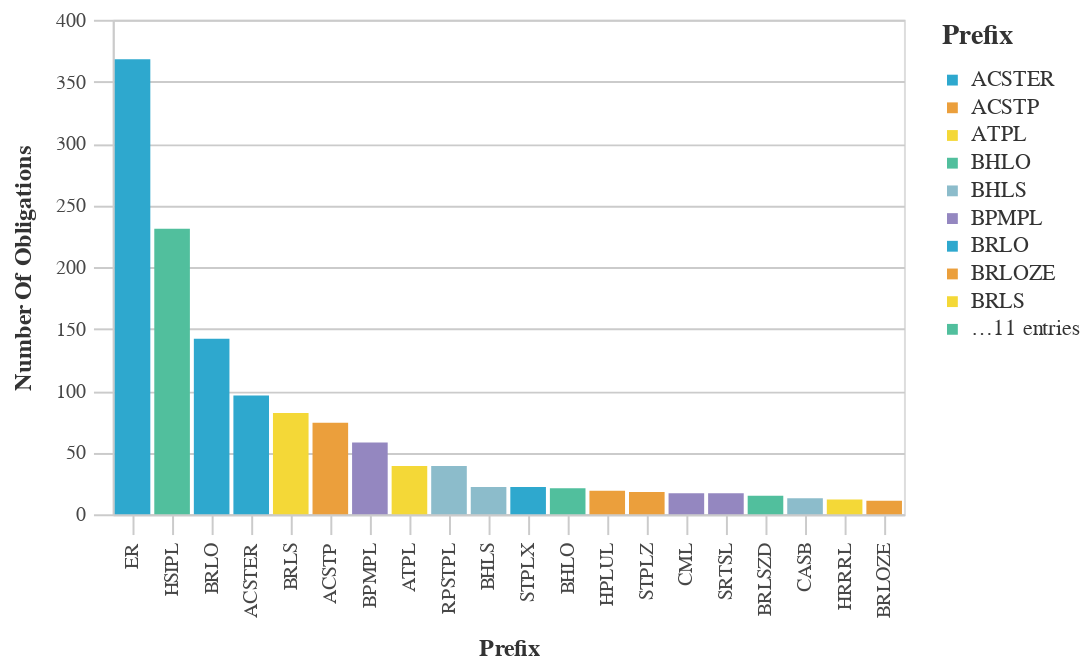

Source (notebook cell):
### Markdown cell above
### Most Used Prefix Codes

### Code cell
#Bar chart with the Most Used Prefix Counts
chart_df = (df_top>>filter(_.variable=='prefix')).rename(columns={"value":"Prefix",
                                 "count":"Number of Obligations"})
chart9= (_dla_utils.basic_bar_chart_no_save(chart_df, 'Prefix', 'Number of Obligations', 'Prefix', district))
    

display(chart9)

### Figure 1 — Vega-Lite specification as saved in the notebook (floating-point values rounded to 4 significant figures)
{"config": {"view": {"continuousWidth": 400, "continuousHeight": 300}, "axis": {"domainColor": "#cbcbcb", "grid": true, "gridColor": "#cbcbcb", "gridWidth": 1, "labelColor": "#474747", "labelFont": "Nunito Sans", "labelFontSize": 10, "labelPadding": 4, "tickColor": "#cbcbcb", "tickSize": 10, "titleColor": "#333", "titleFont": "Raleway", "titleFontSize": 12, "titlePadding": 10}, "axisBand": {"grid": false}, "background": "white", "font": "Raleway", "header": {"labelFont": "Nunito Sans", "titleFont": "Raleway"}, "legend": {"labelColor": "#333", "labelFont": "Nunito Sans", "labelFontSize": 11, "labelLimit": 0, "padding": 1, "symbolSize": 30, "symbolType": "square", "titleColor": "#333", "titleFont": "Raleway", "titleFontSize": 14, "titlePadding": 10}, "title": {"anchor": "middle", "font": "Raleway", "fontSize": 18, "fontWeight": 300, "offset": 20}}, "data": {"name": "data-bc348a92c2e2575b9a5151774b7bbbc5"}, "mark": "bar", "encoding": {"color": {"field": "Prefix", "legend": {"symbolLimit": 10, "title": "Prefix"}, "scale": {"range": ["#2EA8CE", "#EB9F3C", "#F4D837", "#51BF9D", "#8CBCCB", "#9487C0"]}, "type": "nominal"}, "tooltip": [{"field": "Prefix", "type": "nominal"}, {"field": "Number of Obligations", "type": "quantitative"}], "x": {"field": "Prefix", "sort": "-y", "title": "Prefix", "type": "nominal"}, "y": {"field": "Number of Obligations", "title": "Number Of Obligations", "type": "quantitative"}}, "height": 250, "width": 400, "$schema": "https://vega.github.io/schema/vega-lite/v4.17.0.json", "datasets": {"data-bc348a92c2e2575b9a5151774b7bbbc5": [{"Prefix": "ER", "Number of Obligations": 368, "variable": "prefix"}, {"Prefix": "HSIPL", "Number of Obligations": 231, "variable": "prefix"}, {"Prefix": "BRLO", "Number of Obligations": 142, "variable": "prefix"}, {"Prefix": "ACSTER", "Number of Obligations": 96, "variable": "prefix"}, {"Prefix": "BRLS", "Number of Obligations": 82, "variable": "prefix"}, {"Prefix": "ACSTP", "Number of Obligations": 74, "variable": "prefix"}, {"Prefix": "BPMPL", "Number of Obligations": 58, "variable": "prefix"}, {"Prefix": "ATPL", "Number of Obligations": 39, "variable": "prefix"}, {"Prefix": "RPSTPL", "Number of Obligations": 39, "variable": "prefix"}, {"Prefix": "BHLS", "Number of Obligations": 22, "variable": "prefix"}, {"Prefix": "STPLX", "Number of Obligations": 22, "variable": "prefix"}, {"Prefix": "BHLO", "Number of Obligations": 21, "variable": "prefix"}, {"Prefix": "HPLUL", "Number of Obligations": 19, "variable": "prefix"}, {"Prefix": "STPLZ", "Number of Obligations": 18, "variable": "prefix"}, {"Prefix": "CML", "Number of Obligations": 17, "variable": "prefix"}, {"Prefix": "SRTSL", "Number of Obligations": 17, "variable": "prefix"}, {"Prefix": "BRLSZD", "Number of Obligations": 15, "variable": "prefix"}, {"Prefix": "CASB", "Number of Obligations": 13, "variable": "prefix"}, {"Prefix": "HRRRL", "Number of Obligations": 12, "variable": "prefix"}, {"Prefix": "BRLOZE", "Number of Obligations": 11, "variable": "prefix"}]}}
